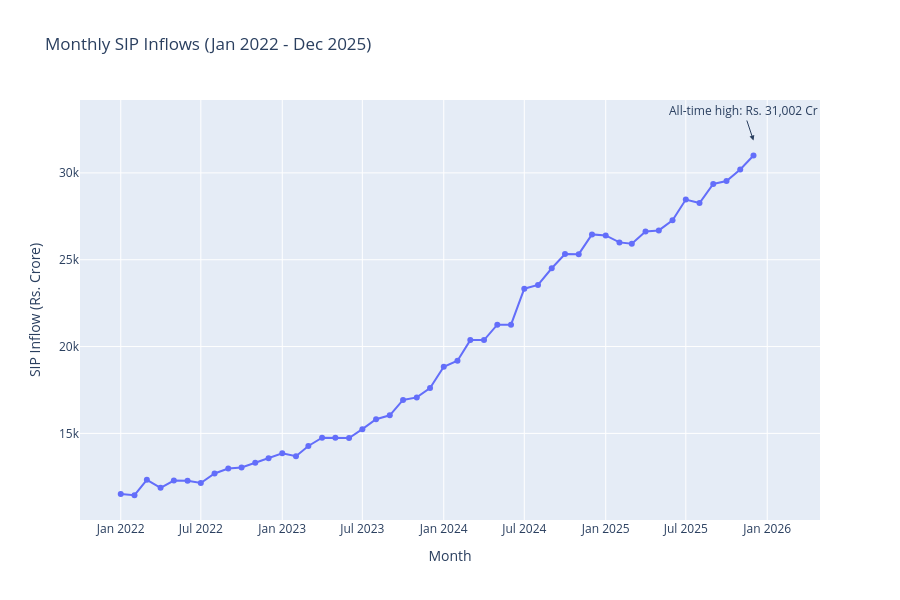

The notebook cell this image was saved under:
### Markdown cell above
## Task 3 — SIP Inflow Time-Series (Jan 2022 – Dec 2025)

Monthly SIP inflow trend with the all-time high annotated.

### Code cell
monthly_sip_inflows["month_parsed"] = pd.to_datetime(monthly_sip_inflows["month"], errors="coerce")
monthly_sip_inflows = monthly_sip_inflows.sort_values("month_parsed")

fig3 = px.line(
    monthly_sip_inflows, x="month_parsed", y="sip_inflow_crore",
    title="Monthly SIP Inflows (Jan 2022 - Dec 2025)", markers=True
)

peak_row = monthly_sip_inflows.loc[monthly_sip_inflows["sip_inflow_crore"].idxmax()]
fig3.add_annotation(
    x=peak_row["month_parsed"].strftime("%Y-%m-%d"), y=peak_row["sip_inflow_crore"],
    text=f"All-time high: Rs. {peak_row['sip_inflow_crore']:,.0f} Cr",
    showarrow=True, arrowhead=2, yshift=15
)
fig3.update_layout(height=600, xaxis_title="Month", yaxis_title="SIP Inflow (Rs. Crore)")
fig3.show()
fig3.write_image(f"{CHARTS_DIR}/03_sip_inflow_trend.png", width=1400, height=700)
print("Saved 03_sip_inflow_trend.png")
print(f"Peak month: {peak_row['month']}, amount: Rs. {peak_row['sip_inflow_crore']:,.0f} Cr")

### Figure 1 — Plotly figure (JSON) as saved in the notebook; plotly's stock layout.template omitted (floating-point values rounded to 4 significant figures)
{"data": [{"hovertemplate": "month_parsed=%{x}<br>sip_inflow_crore=%{y}<extra></extra>", "legendgroup": "", "line": {"color": "#636efa", "dash": "solid"}, "marker": {"symbol": "circle"}, "mode": "lines+markers", "name": "", "orientation": "v", "showlegend": false, "type": "scatter", "x": ["2022-01-01T00:00:00", "2022-02-01T00:00:00", "2022-03-01T00:00:00", "2022-04-01T00:00:00", "2022-05-01T00:00:00", "2022-06-01T00:00:00", "2022-07-01T00:00:00", "2022-08-01T00:00:00", "2022-09-01T00:00:00", "2022-10-01T00:00:00", "2022-11-01T00:00:00", "2022-12-01T00:00:00", "2023-01-01T00:00:00", "2023-02-01T00:00:00", "2023-03-01T00:00:00", "2023-04-01T00:00:00", "2023-05-01T00:00:00", "2023-06-01T00:00:00", "2023-07-01T00:00:00", "2023-08-01T00:00:00", "2023-09-01T00:00:00", "2023-10-01T00:00:00", "2023-11-01T00:00:00", "2023-12-01T00:00:00", "2024-01-01T00:00:00", "2024-02-01T00:00:00", "2024-03-01T00:00:00", "2024-04-01T00:00:00", "2024-05-01T00:00:00", "2024-06-01T00:00:00", "2024-07-01T00:00:00", "2024-08-01T00:00:00", "2024-09-01T00:00:00", "2024-10-01T00:00:00", "2024-11-01T00:00:00", "2024-12-01T00:00:00", "2025-01-01T00:00:00", "2025-02-01T00:00:00", "2025-03-01T00:00:00", "2025-04-01T00:00:00", "2025-05-01T00:00:00", "2025-06-01T00:00:00", "2025-07-01T00:00:00", "2025-08-01T00:00:00", "2025-09-01T00:00:00", "2025-10-01T00:00:00", "2025-11-01T00:00:00", "2025-12-01T00:00:00"], "xaxis": "x", "y": [11517, 11438, 12328, 11863, 12286, 12276, 12140, 12694, 12976, 13040, 13306, 13573, 13856, 13687, 14276, 14749, 14749, 14734, 15245, 15814, 16042, 16928, 17073, 17610, 18838, 19187, 20371, 20371, 21262, 21262, 23332, 23547, 24509, 25323, 25320, 26459, 26400, 25999, 25926, 26632, 26688, 27274, 28464, 28265, 29361, 29529, 30200, 31002], "yaxis": "y"}], "layout": {"annotations": [{"arrowhead": 2, "showarrow": true, "text": "All-time high: Rs. 31,002 Cr", "x": "2025-12-01", "y": 31002, "yshift": 15}], "height": 600, "legend": {"tracegroupgap": 0}, "title": {"text": "Monthly SIP Inflows (Jan 2022 - Dec 2025)"}, "xaxis": {"anchor": "y", "domain": [0, 1], "title": {"text": "Month"}}, "yaxis": {"anchor": "x", "domain": [0, 1], "title": {"text": "SIP Inflow (Rs. Crore)"}}}}
